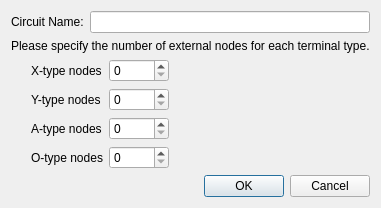
<?xml version="1.0" encoding="UTF-8"?>
<ui version="4.0">
 <class>AddCircuitDialog</class>
 <widget class="QDialog" name="AddCircuitDialog">
  <property name="geometry">
   <rect>
    <x>0</x>
    <y>0</y>
    <width>400</width>
    <height>210</height>
   </rect>
  </property>
  <property name="windowTitle">
   <string>Dialog</string>
  </property>
  <layout class="QVBoxLayout" name="verticalLayout">
   <property name="sizeConstraint">
    <enum>QLayout::SizeConstraint::SetFixedSize</enum>
   </property>
   <item>
    <layout class="QHBoxLayout" name="horizontalLayout">
     <item>
      <widget class="QLabel" name="circuitNameLabel">
       <property name="text">
        <string>Circuit Name:</string>
       </property>
      </widget>
     </item>
     <item>
      <widget class="QLineEdit" name="circuitNameEdit"/>
     </item>
    </layout>
   </item>
   <item>
    <widget class="QLabel" name="instructionLabel">
     <property name="text">
      <string>Please specify the number of external nodes for each terminal type.</string>
     </property>
    </widget>
   </item>
   <item>
    <layout class="QHBoxLayout" name="horizontalLayout_2">
     <item>
      <spacer name="horizontalSpacer">
       <property name="orientation">
        <enum>Qt::Orientation::Horizontal</enum>
       </property>
       <property name="sizeType">
        <enum>QSizePolicy::Policy::Fixed</enum>
       </property>
       <property name="sizeHint" stdset="0">
        <size>
         <width>20</width>
         <height>20</height>
        </size>
       </property>
      </spacer>
     </item>
     <item>
      <layout class="QFormLayout" name="formLayout">
       <item row="0" column="0">
        <widget class="QLabel" name="xLabel">
         <property name="text">
          <string>X-type nodes</string>
         </property>
        </widget>
       </item>
       <item row="0" column="1">
        <widget class="QSpinBox" name="xSpinBox">
         <property name="maximumSize">
          <size>
           <width>60</width>
           <height>16777215</height>
          </size>
         </property>
         <property name="contextMenuPolicy">
          <enum>Qt::ContextMenuPolicy::DefaultContextMenu</enum>
         </property>
        </widget>
       </item>
       <item row="1" column="0">
        <widget class="QLabel" name="yLabel">
         <property name="text">
          <string>Y-type nodes</string>
         </property>
        </widget>
       </item>
       <item row="1" column="1">
        <widget class="QSpinBox" name="ySpinBox">
         <property name="maximumSize">
          <size>
           <width>60</width>
           <height>16777215</height>
          </size>
         </property>
         <property name="contextMenuPolicy">
          <enum>Qt::ContextMenuPolicy::DefaultContextMenu</enum>
         </property>
        </widget>
       </item>
       <item row="2" column="0">
        <widget class="QLabel" name="aLabel">
         <property name="text">
          <string>A-type nodes</string>
         </property>
        </widget>
       </item>
       <item row="2" column="1">
        <widget class="QSpinBox" name="aSpinBox">
         <property name="maximumSize">
          <size>
           <width>60</width>
           <height>16777215</height>
          </size>
         </property>
         <property name="contextMenuPolicy">
          <enum>Qt::ContextMenuPolicy::DefaultContextMenu</enum>
         </property>
        </widget>
       </item>
       <item row="3" column="0">
        <widget class="QLabel" name="oLabel">
         <property name="text">
          <string>O-type nodes</string>
         </property>
        </widget>
       </item>
       <item row="3" column="1">
        <widget class="QSpinBox" name="oSpinBox">
         <property name="maximumSize">
          <size>
           <width>60</width>
           <height>16777215</height>
          </size>
         </property>
         <property name="contextMenuPolicy">
          <enum>Qt::ContextMenuPolicy::DefaultContextMenu</enum>
         </property>
        </widget>
       </item>
      </layout>
     </item>
    </layout>
   </item>
   <item>
    <widget class="QDialogButtonBox" name="buttonBox">
     <property name="orientation">
      <enum>Qt::Orientation::Horizontal</enum>
     </property>
     <property name="standardButtons">
      <set>QDialogButtonBox::StandardButton::Cancel|QDialogButtonBox::StandardButton::Ok</set>
     </property>
    </widget>
   </item>
  </layout>
 </widget>
 <resources/>
 <connections>
  <connection>
   <sender>buttonBox</sender>
   <signal>accepted()</signal>
   <receiver>AddCircuitDialog</receiver>
   <slot>accept()</slot>
   <hints>
    <hint type="sourcelabel">
     <x>248</x>
     <y>254</y>
    </hint>
    <hint type="destinationlabel">
     <x>157</x>
     <y>274</y>
    </hint>
   </hints>
  </connection>
  <connection>
   <sender>buttonBox</sender>
   <signal>rejected()</signal>
   <receiver>AddCircuitDialog</receiver>
   <slot>reject()</slot>
   <hints>
    <hint type="sourcelabel">
     <x>316</x>
     <y>260</y>
    </hint>
    <hint type="destinationlabel">
     <x>286</x>
     <y>274</y>
    </hint>
   </hints>
  </connection>
 </connections>
</ui>
